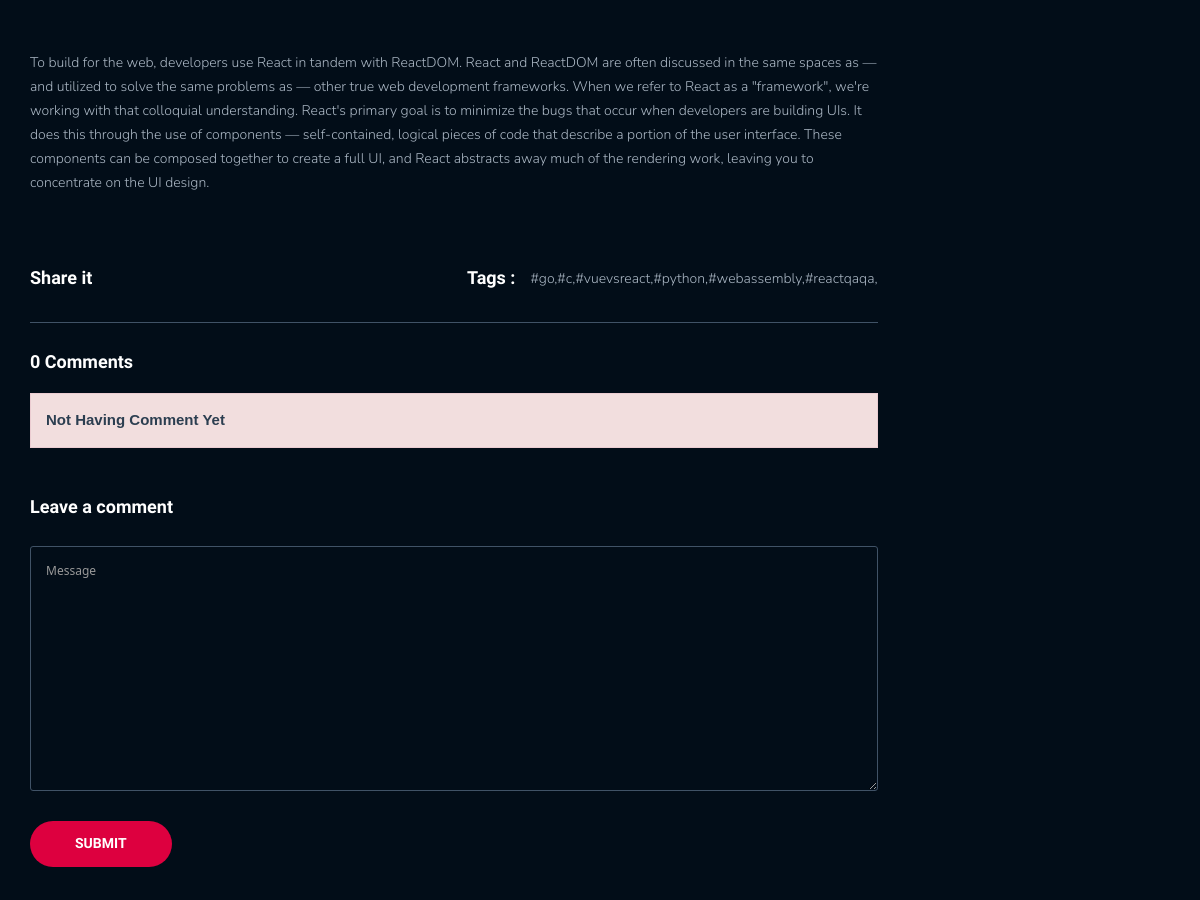
Page /blog/blogdetail/65/ (signed in, middle part) on the earlier database version.
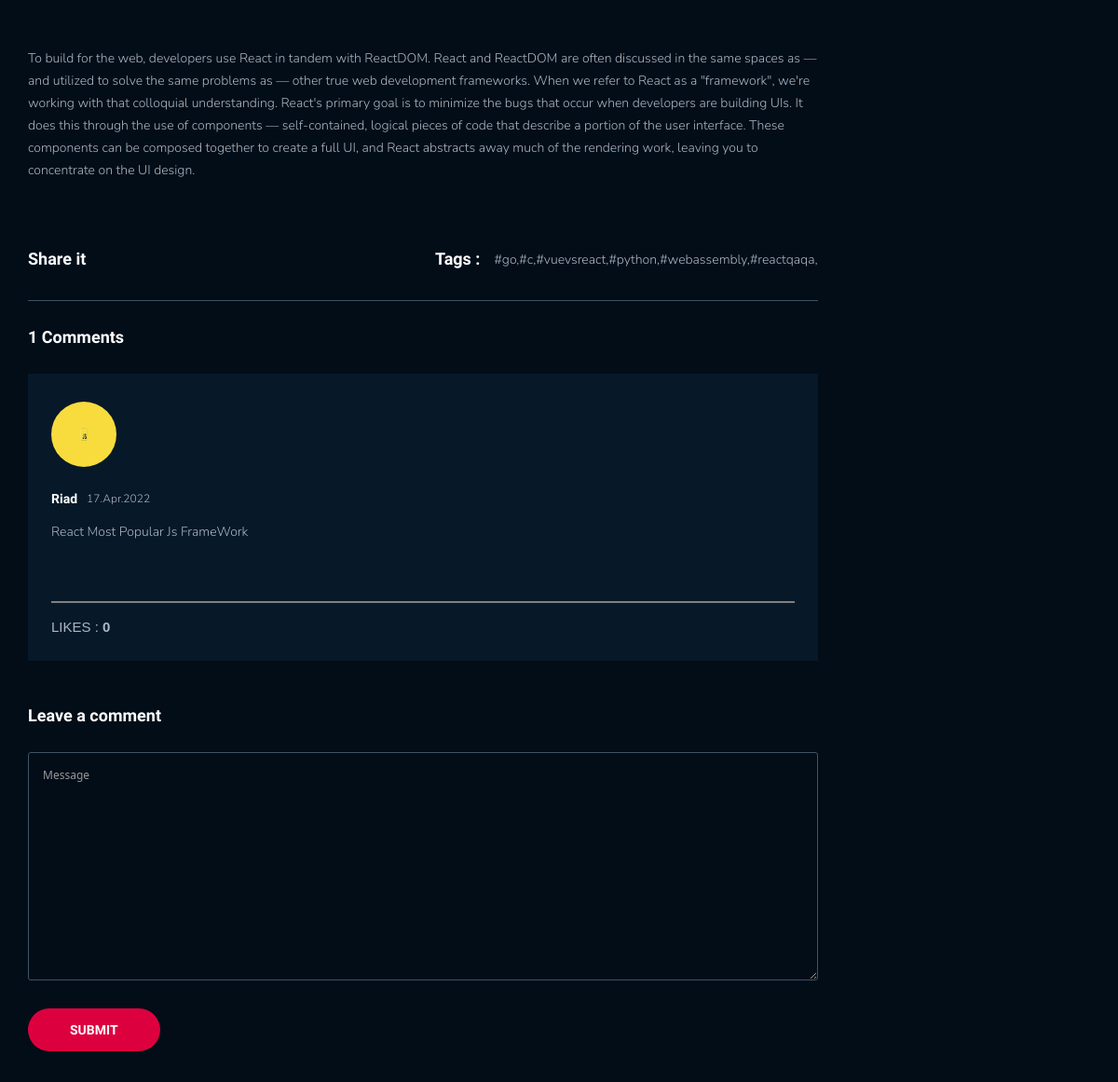
Same page on the later database version.
### postblog/models.py (models this page shows, shortened)
class Tag(models.Model):
    title_tag = models.CharField(max_length=100)
    slug_tag = models.SlugField(unique=True,db_index=True,blank=True)

class PostFilm(models.Model):
    author_post = models.ForeignKey(Profile,on_delete=models.CASCADE,related_name='authorpost')
    title_post = models.CharField(max_length=50)
    description_post = models.TextField()
    slug_post = models.SlugField(db_index=True,blank=True)
    category_post = models.ForeignKey(Category,on_delete=models.CASCADE,related_name='categorypost',blank=True,null=True)
    tag_post = models.ManyToManyField(Tag,related_name='tagmovie',blank=True)
    update_data_post = models.DateTimeField(auto_now=True)
    created_date_post = models.DateTimeField(auto_now_add=True)

class Comment(models.Model):
    user = models.ForeignKey(Profile,on_delete=models.CASCADE)
    post_film = models.ForeignKey(PostFilm,on_delete=models.CASCADE,related_name='commentsblogfilm')
    liked_comment = models.ManyToManyField(Profile,related_name='likedcomment',blank=True)
    body = models.TextField(max_length=400)
    created = models.DateTimeField(auto_now_add=True)
    def like_comment_count(self):
        return self.liked_comment.count()
    class Meta:
        ordering = ['-created']

### profiles/models.py (models this page shows, shortened)
class Profile(models.Model):
    user = models.OneToOneField(User,on_delete=models.CASCADE)
    bio = models.TextField(blank=True,null=True)
    country = models.CharField(max_length=20,blank=True,null=True)
    state = models.CharField(max_length=20,blank=True,null=True)
    avatar = models.ImageField(upload_to='profilespicture',blank=True)
    slug_user = models.SlugField(unique=True,db_index=True,blank=True)
    updated = models.DateTimeField(auto_now=True)
    created = models.DateTimeField(auto_now_add=True)
    isFavoriteMovie = models.BooleanField(default=False)
    def __str__(self):
        return str(self.user)

### postblog/views.py (the view, shortened to what this page needs)
# urls.py: path('blogdetail/<int:id>/',postDetailView,name='postDetailView'),
def postDetailView(request,id):
    postfilm = get_object_or_404(PostFilm,id=id)
    imagepostlists = ImagePost.objects.filter(postfilm_fk=postfilm)
    tagpostslists = postfilm.tag_post.all()
    profile = Profile.objects.get(user=request.user)
    form = CommentForm(request.POST or None)
    context = {
        'postfilm':postfilm,
        'imagepostlists':imagepostlists,
        'tagpostslists':tagpostslists,
        'likeprofile':profile,
        'form':form,
    }
    return render(request,'postblog/blog_detail.html',context)

### postblog/forms.py
class CommentForm(forms.ModelForm):
    body = forms.CharField(required=True,label='',label_suffix='',widget=forms.Textarea(attrs={
        'name':'message',
        'id':'',
        'placeholder':'Message',
    }))
    class Meta:
        model = Comment
        fields = ['body']

### postblog/context_processors.py (called while the page is built)
def blogFilm(request):
    category = Category.objects.all()
    blogfilms = PostFilm.objects.all()
    popularBlogFilms = PostFilm.objects.order_by('-created_date_post')[:3]
    popularTagFilms = Tag.objects.all().order_by()[:10]
    tagFilms = None
    if(len(popularTagFilms) <= 7):
        tagFilms = popularTagFilms
    else:
        tagFilms = popularTagFilms
    return{
        'category': category,
        'popularBlogFilms':popularBlogFilms,
        'tagFilms':tagFilms
    }

### profiles/context_processors.py (called while the page is built)
def profilePicViewContext(request):
    if request.user.is_authenticated:
        profile_obj = Profile.objects.get(user=request.user)
        pic_user_navbar = profile_obj.avatar
        return {'pic_user_navbar':pic_user_navbar}
    return{}

### postblog/templates/postblog/blog_detail.html (shortened to what the changed rows need)
{% extends "base.html" %}
{% load static %}
{% block content %}
<div class="page-single">
    <div class="container">
        <div class="row">
            <div class="col-md-9 col-sm-12 col-xs-12">
                <div class="blog-detail-ct">
                    <div class="swiper mySwiper" style="width: 848px;height: 458px">
                        <div class="swiper-wrapper">
                        </div>
                    </div>
                    <p>{{postfilm.description_post}}</p>
                    <div class="flex-it share-tag">
                        <div class="social-link">
                        </div>
                        <div class="right-it">
                            {% if tagpostslists %}
                                <h4>Tags : </h4>
                                {% for tagpostslist in tagpostslists %}
                                    {% if tagpostslist.title_tag|first == '#' %}
                                        <a href="#"> {{tagpostslist.title_tag|add:','}} </a>
                                    {% else %}
                                        <a href="#"> #{{tagpostslist.title_tag|add:','}}</a>
                                    {% endif %}
                                {% endfor %}
                            {% endif %}
                        </div>
                    </div>
                    <div class="comments">
                        <h4>{{postfilm.commentsblogfilm.all.count}} Comments</h4>
                        {% if postfilm.commentsblogfilm.all %}
                            {% for commentblog in postfilm.commentsblogfilm.all %}
                                <div class="cmt-item" style="text-align: left;">
                                    {% if commentblog.user.avatar %}
                                        <img src="{{commentblog.user.avatar.url}}" style="border-radius: 50%;width: 70px;height: 70px;" alt="">
                                    {% else %}
                                        <img src="{% static 'images/sekilyox.png' %}" style="border-radius: 50%;width: 70px;height: 70px;" alt="">
                                    {% endif %}
                                    <div class="author-infor" style="margin-top: -50px;">
                                        <div class="flex-it2">
                                            <h6><a href="#">{{commentblog.user}}</a></h6> <span class="time">{{commentblog.created|date:'d.M.Y'}}</span>
                                        </div>
                                        <p>{{commentblog.body}}</p>
                                        <form action="{% url 'postblog:likeUnlikeCommentView' %}" method="POST" class="comment-like-form-class" id="{{commentblog.id}}">
                                            {% if likeprofile not in commentblog.liked_comment.all %}
                                                <button type="submit" class="likeunlike" likeunlike-id="{{commentblog.id}}" style="background-color: #071829 !important;outline: none;border: none;">
                                                </button>
                                            {% endif %}
                                            <hr style="height:2px;background-color:grey">
                                            <a class="rep-btn" href="">
                                                Likes :
                                                <strong id="commentlikeunlikecount"> {{commentblog.like_comment_count}}</strong>
                                            </a>
                                        </form>
                                    </div>
                                </div>
                            {% endfor %}
                        {% else %}
                            <br>
                            <div class="alert alert-danger border rounded">
                                <strong style="color:#2c3e50">Not Having Comment Yet</strong>
                            </div>
                        {% endif %}
                    </div>
                    <div class="comment-form">
                        <h4>Leave a comment</h4>
                        <form action="" method="POST" autocomplete="off">
                        </form>
                    </div>
                </div>
            </div>
        </div>
    </div>
</div>
{% endblock content %}

Differences in the rows shown:
computed for PostFilm: commentsblogfilm.all.count "0" → "1"
added Comment: user.avatar (picture), user "Riad", created "17.Apr.2022", body "React Most Popular Js FrameWork", like_comment_count "0"
Other differences:
text no longer shown: "Not Having Comment Yet"
